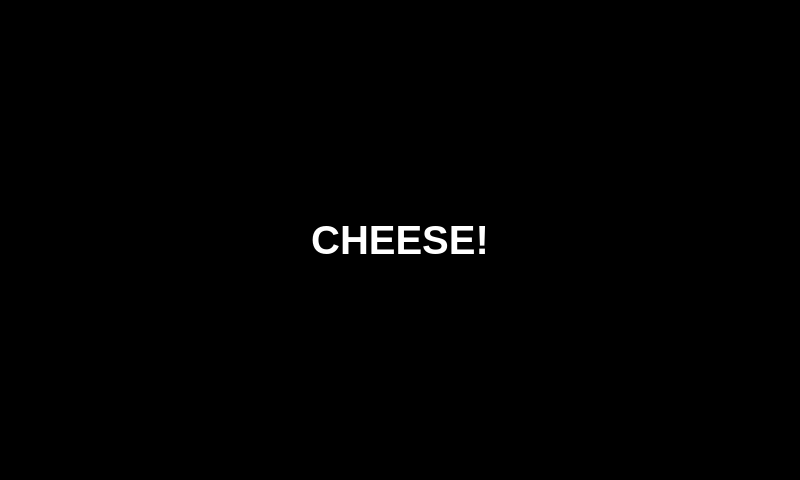
<?xml version="1.0" encoding="UTF-8"?>
<ui version="4.0">
 <class>MainWindow</class>
 <widget class="QMainWindow" name="MainWindow">
  <property name="geometry">
   <rect>
    <x>0</x>
    <y>0</y>
    <width>800</width>
    <height>480</height>
   </rect>
  </property>
  <property name="cursor">
   <cursorShape>BlankCursor</cursorShape>
  </property>
  <property name="windowTitle">
   <string>Photobooth</string>
  </property>
  <property name="autoFillBackground">
   <bool>false</bool>
  </property>
  <property name="styleSheet">
   <string notr="true">background-color: #000;</string>
  </property>
  <widget class="QWidget" name="centralWidget">
   <property name="autoFillBackground">
    <bool>false</bool>
   </property>
   <property name="styleSheet">
    <string notr="true">background-color: #000;</string>
   </property>
   <layout class="QVBoxLayout" name="verticalLayout">
    <property name="spacing">
     <number>0</number>
    </property>
    <property name="sizeConstraint">
     <enum>QLayout::SetMaximumSize</enum>
    </property>
    <property name="leftMargin">
     <number>0</number>
    </property>
    <property name="topMargin">
     <number>0</number>
    </property>
    <property name="rightMargin">
     <number>0</number>
    </property>
    <property name="bottomMargin">
     <number>0</number>
    </property>
    <item>
     <layout class="QGridLayout" name="gridLayout">
      <property name="sizeConstraint">
       <enum>QLayout::SetMaximumSize</enum>
      </property>
      <property name="spacing">
       <number>0</number>
      </property>
      <item row="0" column="0">
       <widget class="QStackedWidget" name="stackedWidget">
        <property name="autoFillBackground">
         <bool>false</bool>
        </property>
        <property name="currentIndex">
         <number>0</number>
        </property>
        <widget class="QWidget" name="viewfinderPage">
         <property name="autoFillBackground">
          <bool>false</bool>
         </property>
         <property name="styleSheet">
          <string notr="true">background-color: #000;</string>
         </property>
         <layout class="QVBoxLayout" name="verticalLayout_2">
          <property name="spacing">
           <number>0</number>
          </property>
          <property name="sizeConstraint">
           <enum>QLayout::SetMaximumSize</enum>
          </property>
          <property name="leftMargin">
           <number>0</number>
          </property>
          <property name="topMargin">
           <number>0</number>
          </property>
          <property name="rightMargin">
           <number>0</number>
          </property>
          <property name="bottomMargin">
           <number>0</number>
          </property>
          <item>
           <widget class="VideoView" name="viewfinder" native="true">
            <property name="sizePolicy">
             <sizepolicy hsizetype="Expanding" vsizetype="Expanding">
              <horstretch>0</horstretch>
              <verstretch>0</verstretch>
             </sizepolicy>
            </property>
            <property name="maximumSize">
             <size>
              <width>16777215</width>
              <height>16777215</height>
             </size>
            </property>
            <property name="autoFillBackground">
             <bool>false</bool>
            </property>
            <property name="styleSheet">
             <string notr="true">background-color: #000;</string>
            </property>
            <layout class="QVBoxLayout" name="verticalLayout_4">
             <property name="spacing">
              <number>0</number>
             </property>
             <property name="leftMargin">
              <number>0</number>
             </property>
             <property name="topMargin">
              <number>0</number>
             </property>
             <property name="rightMargin">
              <number>0</number>
             </property>
             <property name="bottomMargin">
              <number>0</number>
             </property>
             <item>
              <widget class="QCountdownLabel" name="viewfinderLabel">
               <property name="enabled">
                <bool>true</bool>
               </property>
               <property name="sizePolicy">
                <sizepolicy hsizetype="Expanding" vsizetype="Expanding">
                 <horstretch>0</horstretch>
                 <verstretch>0</verstretch>
                </sizepolicy>
               </property>
               <property name="font">
                <font>
                 <pointsize>30</pointsize>
                 <weight>75</weight>
                 <bold>true</bold>
                </font>
               </property>
               <property name="autoFillBackground">
                <bool>false</bool>
               </property>
               <property name="styleSheet">
                <string notr="true">color: #fff;
background-color: transparent;</string>
               </property>
               <property name="text">
                <string>CHEESE!</string>
               </property>
               <property name="alignment">
                <set>Qt::AlignCenter</set>
               </property>
              </widget>
             </item>
            </layout>
           </widget>
          </item>
         </layout>
        </widget>
        <widget class="QWidget" name="previewPage">
         <layout class="QVBoxLayout" name="verticalLayout_3">
          <property name="spacing">
           <number>0</number>
          </property>
          <property name="leftMargin">
           <number>0</number>
          </property>
          <property name="topMargin">
           <number>0</number>
          </property>
          <property name="rightMargin">
           <number>0</number>
          </property>
          <property name="bottomMargin">
           <number>0</number>
          </property>
          <item>
           <widget class="QPreviewFrame" name="preview">
            <property name="sizePolicy">
             <sizepolicy hsizetype="Expanding" vsizetype="Expanding">
              <horstretch>0</horstretch>
              <verstretch>0</verstretch>
             </sizepolicy>
            </property>
            <property name="autoFillBackground">
             <bool>false</bool>
            </property>
            <property name="text">
             <string>PREVIEW</string>
            </property>
            <property name="alignment">
             <set>Qt::AlignCenter</set>
            </property>
           </widget>
          </item>
         </layout>
        </widget>
       </widget>
      </item>
     </layout>
    </item>
   </layout>
  </widget>
 </widget>
 <layoutdefault spacing="6" margin="11"/>
 <customwidgets>
  <customwidget>
   <class>VideoView</class>
   <extends>QWidget</extends>
   <header>videoview.h</header>
   <container>1</container>
  </customwidget>
  <customwidget>
   <class>QCountdownLabel</class>
   <extends>QLabel</extends>
   <header>qcountdownlabel.h</header>
  </customwidget>
  <customwidget>
   <class>QPreviewFrame</class>
   <extends>QLabel</extends>
   <header>qpreviewframe.h</header>
  </customwidget>
 </customwidgets>
 <resources/>
 <connections/>
</ui>
